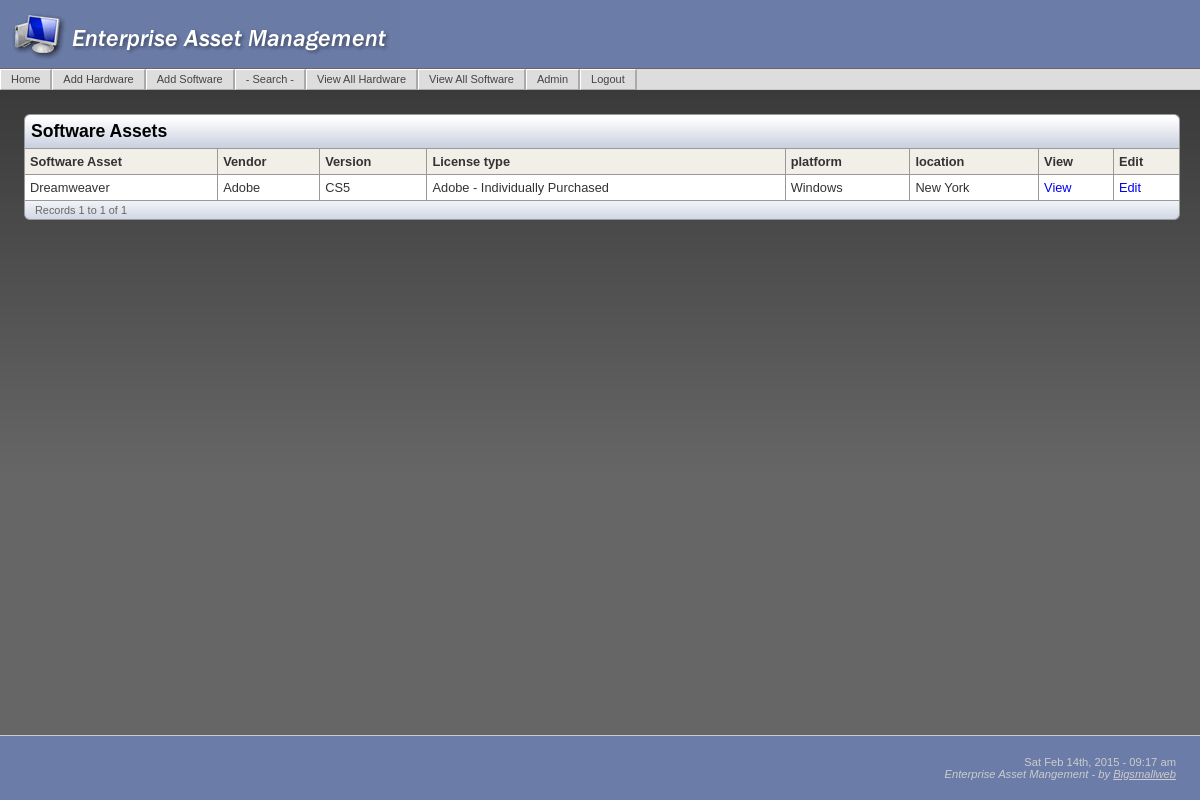
Page /SoftwareList.php (signed in) on the committed database.
### tables this page shows
CREATE TABLE IF NOT EXISTS `assets_software` (
  `asset_software_id` int(10) unsigned NOT NULL auto_increment,
  `asset` varchar(100) NOT NULL default '',
  `vendor` varchar(30) NOT NULL default '',
  `version` varchar(20) NOT NULL,
  `date_purchase` varchar(12) default NULL,
  `license_type` varchar(50) NOT NULL default '',
  `status` varchar(50) default NULL,
  `user` varchar(50) default NULL,
  `division` varchar(50) default NULL,
  `comments` text,
  `platform` varchar(15) default NULL,
  `location` varchar(30) default NULL,
  `seats` varchar(12) default NULL,
  PRIMARY KEY  (`asset_software_id`)
);

### SoftwareList.php (the view, shortened to what this page needs)
<?php require_once('Connections/eam.php'); ?>
<?php
$maxRows_rsSoftware = 10;
$pageNum_rsSoftware = 0;
$startRow_rsSoftware = $pageNum_rsSoftware * $maxRows_rsSoftware;
$query_rsSoftware = "SELECT * FROM assets_software";
$query_limit_rsSoftware = sprintf("%s LIMIT %d, %d", $query_rsSoftware, $startRow_rsSoftware, $maxRows_rsSoftware);
$rsSoftware = mysql_query($query_limit_rsSoftware, $eam) or die(mysql_error());
$row_rsSoftware = mysql_fetch_assoc($rsSoftware);
if (isset($_GET['totalRows_rsSoftware'])) {
  $totalRows_rsSoftware = $_GET['totalRows_rsSoftware'];
} else {
  $all_rsSoftware = mysql_query($query_rsSoftware);
  $totalRows_rsSoftware = mysql_num_rows($all_rsSoftware);
}
$pageTitle="Software Assets List"; ?>
<?php include('includes/header.php'); ?>
    <h3>Software Assets </h3>
    <table border="1" class="table1">
      <tr>
        <th>Software Asset </th>
        <th>Vendor</th>
        <th>Version</th>
        <th>License type</th>
        <th>platform</th>
        <th>location</th>
        <th>View</th>
        <th>Edit</th>
      </tr>
      <?php do { ?>
        <tr onmouseover="this.bgColor='#F2F7FF'" onmouseout="this.bgColor='#FFFFFF'";>
          <td> <?php echo $row_rsSoftware['asset']; ?>&nbsp; </td>
          <td> <?php echo $row_rsSoftware['vendor']; ?>&nbsp; </td>
          <td> <?php echo $row_rsSoftware['version']; ?>&nbsp; </td>
          <td> <?php echo $row_rsSoftware['license_type']; ?>&nbsp; </td>
          <td> <?php echo $row_rsSoftware['platform']; ?>&nbsp; </td>
          <td> <?php echo $row_rsSoftware['location']; ?>&nbsp; </td>
          <td> <a href="SoftwareDetail.php?recordID=<?php echo $row_rsSoftware['asset_software_id']; ?>">View</a></td>
          <td><a href="SoftwareUpdate.php?recordID=<?php echo $row_rsSoftware['asset_software_id']; ?>">Edit</a></td>
        </tr>
        <?php } while ($row_rsSoftware = mysql_fetch_assoc($rsSoftware)); ?>
    </table>
    <table class="pagination">
      <tr>
        <td>Records <?php echo ($startRow_rsSoftware + 1) ?> to <?php echo min($startRow_rsSoftware + $maxRows_rsSoftware, $totalRows_rsSoftware) ?> of <?php echo $totalRows_rsSoftware ?></td>
        <td>
        </td>
      </tr>
    </table>
<?php include('includes/footer.php'); ?>

### includes/eam_main.css (style rules this page uses)
html, body { font-family: Verdana, Arial, Helvetica, sans-serif; background:url(../images/bkgd.jpg); background-repeat:repeat-x; background-position:top; background-color: #666; margin:0; text-align: center; color: #000000; font-size:100%; height:100% }
h1, h2, h3, h4 { font-family:"Trebuchet MS", Verdana, Arial, Helvetica, sans-serif; }
h3 { font-size:110%; padding:6px; margin:0; background-color:#DADFE9; border-top:1px solid #999; border-right:1px solid #999; border-left:1px solid #999; border-spacing:0px; border-collapse: collapse; background-image:url(../images/titleBk.gif); border-radius: 6px 6px 0 0; -moz-border-radius: 6px 6px 0 0; }
p, td { font-size:80%; }
th { font-size:80%; }
a { text-decoration:none; }
table a { display: block; width: 100%; }
.table1 { border-width: 1px; border-spacing:0px; border-style: solid; border-color: #999; border-collapse: collapse; background-color:#FFFFFF; width:100%; }
.table1 th { border-width: 1px; border-style: solid; border-color: #999; padding: 5px; background-color: #F2EFE9; text-align:left; color:#333; }
.table1 td { border-width: 1px; border-style: solid; border-color: #999; padding: 5px; text-align:left; color:#333; }
.pagination { width:100%; border-width: 1px; border-spacing:0px; border-style: solid; border-top:none; border-color: #999; background-color:#FFFFFF; background-image:url(../images/titleBk1.gif); margin:0 auto; border-radius: 0 0 6px 6px; -moz-border-radius:0 0 6px 6px; }
.pagination td { padding: 3px 10px; text-align:left; color:#666; font-size:68%; }

### rows in the picture
assets_software: asset "Dreamweaver", vendor "Adobe", version "CS5", license_type "Adobe - Individually Purchased", platform "Windows", location "New York"

### other values in the picture
$startRow_rsSoftware + 1 "1"
min($startRow_rsSoftware + $maxRows_rsSoftware, $totalRows_rsSoftware) "1"
$totalRows_rsSoftware "1"
